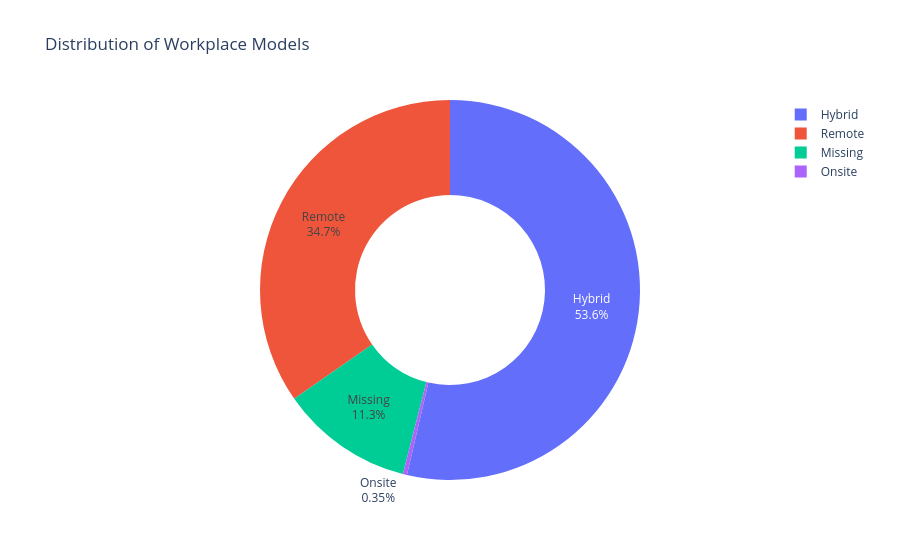

Here is the notebook cell this chart was saved with:
### Code cell
fig = px.pie(
    workplace_summary,
    names="workplace",
    values="job_offers",
    hole=0.5,
    title="Distribution of Workplace Models"
)

fig.update_traces(
    textinfo="percent+label"
)

fig.show()

### Figure 1 — Plotly figure (JSON) as saved in the notebook; plotly's stock layout.template omitted (floating-point values rounded to 4 significant figures)
{"data": [{"domain": {"x": [0, 1], "y": [0, 1]}, "hole": 0.5, "hovertemplate": "workplace=%{label}<br>job_offers=%{value}<extra></extra>", "labels": ["Hybrid", "Remote", "Missing", "Onsite"], "legendgroup": "", "name": "", "showlegend": true, "textinfo": "percent+label", "type": "pie", "values": [1532, 991, 323, 10]}], "layout": {"legend": {"tracegroupgap": 0}, "title": {"text": "Distribution of Workplace Models"}}}
